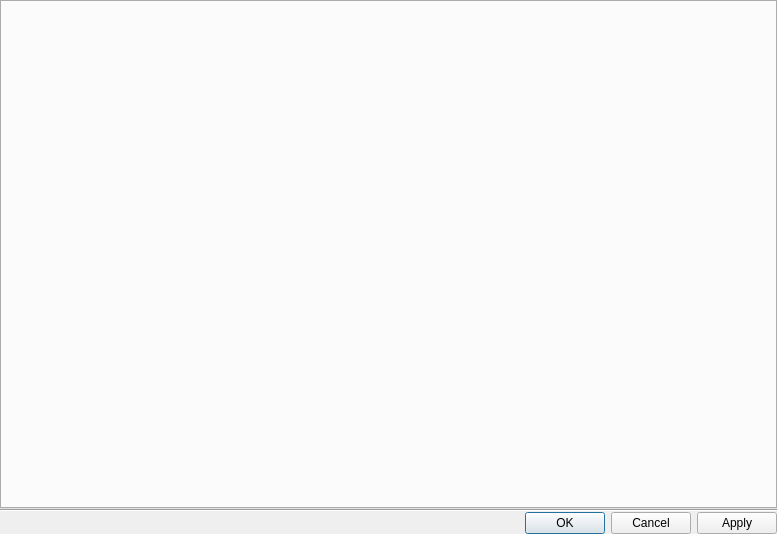
<?xml version="1.0" encoding="UTF-8"?>
<ui version="4.0">
 <class>QnSystemAdministrationDialog</class>
 <widget class="QDialog" name="QnSystemAdministrationDialog">
  <property name="geometry">
   <rect>
    <x>0</x>
    <y>0</y>
    <width>777</width>
    <height>534</height>
   </rect>
  </property>
  <property name="windowTitle">
   <string>System Administration</string>
  </property>
  <layout class="QVBoxLayout" name="verticalLayout" stretch="1,0,0">
   <property name="spacing">
    <number>0</number>
   </property>
   <property name="leftMargin">
    <number>0</number>
   </property>
   <property name="topMargin">
    <number>0</number>
   </property>
   <property name="rightMargin">
    <number>0</number>
   </property>
   <property name="bottomMargin">
    <number>0</number>
   </property>
   <item>
    <widget class="QTabWidget" name="tabWidget"/>
   </item>
   <item>
    <widget class="Line" name="line">
     <property name="orientation">
      <enum>Qt::Horizontal</enum>
     </property>
    </widget>
   </item>
   <item>
    <widget class="QDialogButtonBox" name="buttonBox">
     <property name="orientation">
      <enum>Qt::Horizontal</enum>
     </property>
     <property name="standardButtons">
      <set>QDialogButtonBox::Apply|QDialogButtonBox::Cancel|QDialogButtonBox::Ok</set>
     </property>
    </widget>
   </item>
  </layout>
 </widget>
 <resources/>
 <connections/>
</ui>
